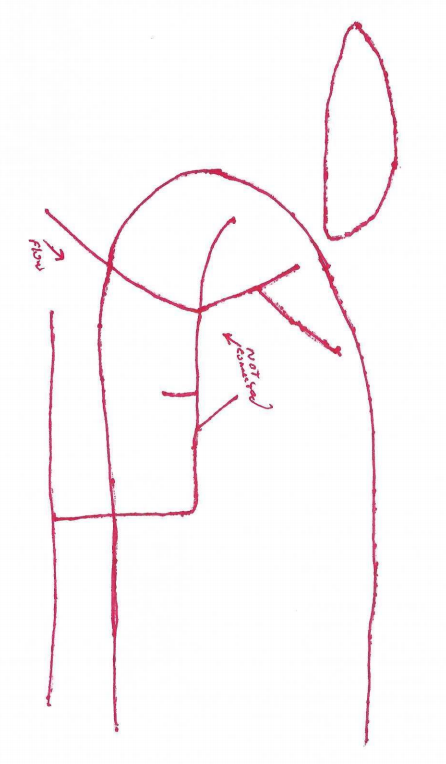
#> input picture Tank64229left.png, 446 x 764 px
$ python opencv_bg.py   (older library calls are emulated)
#> lines starting #> are read from the running program, lines starting #| are printed output that depends on the picture; after the words box and inside, x2 and y2 are one past the last pixel; in counts of white or black regions, pixels touching at a corner belong together
import cv2

image = cv2.imread("Tank64229left.png")
#> image is the input picture: shape (764, 446, 3); mean B, G, R 249.1, 247.6, 251.4
#image = cv2.imread("Test1.png")

# grayscale the image
gray = cv2.cvtColor(image, cv2.COLOR_BGR2GRAY)
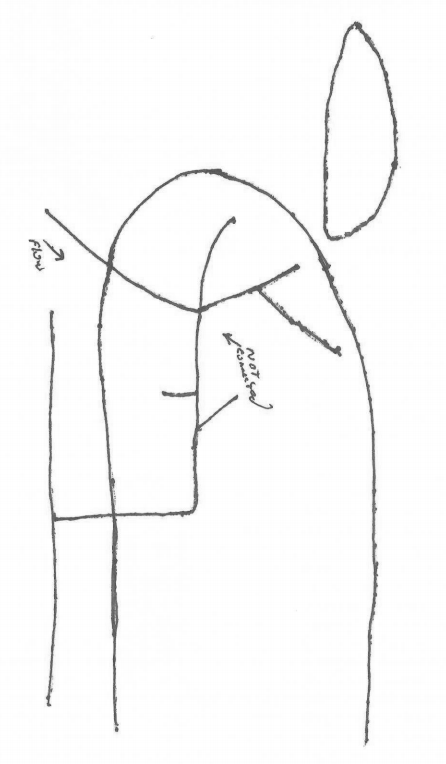
#> gray: shape (764, 446); min 73, max 255, mean 248.9
#cv2.imwrite("gray_tank64229.png",gray)
# apply a Gaussian blur
blur = cv2.GaussianBlur(gray, (5, 5), 0)
# threshold the image
(t, binary) = cv2.threshold(blur, 100, 255, cv2.THRESH_BINARY)
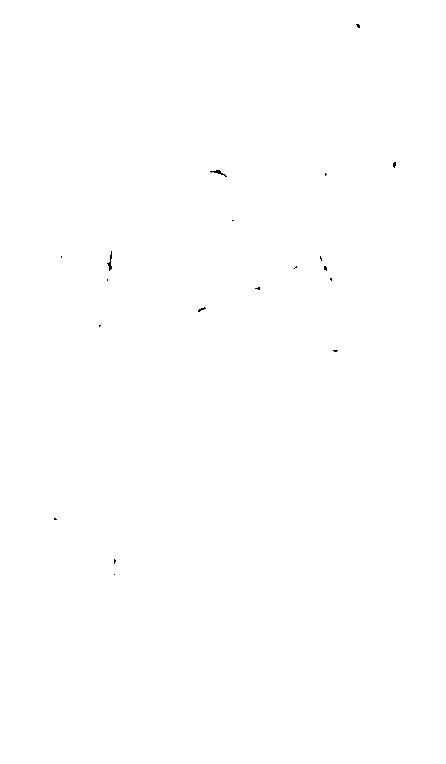
#> binary: shape (764, 446); 99.9% white; black in thin lines or dots, all inside (x1, y1, x2, y2) = (54, 24, 396, 575)
# find contours
(_, contours, _) = cv2.findContours(binary, cv2.RETR_TREE, cv2.CHAIN_APPROX_SIMPLE)
#> contours = 21 contours, 16 with area under 20; largest, box (x1, y1, x2, y2) and area: (0, 0, 446, 764) 339535, (106, 250, 113, 272) 60, (209, 169, 228, 178) 54, (197, 306, 207, 313) 24, (392, 161, 397, 169) 20
image_cropped_contoured_drawn = cv2.drawContours(image.copy(), contours, -1, (0, 255, 0), 3)
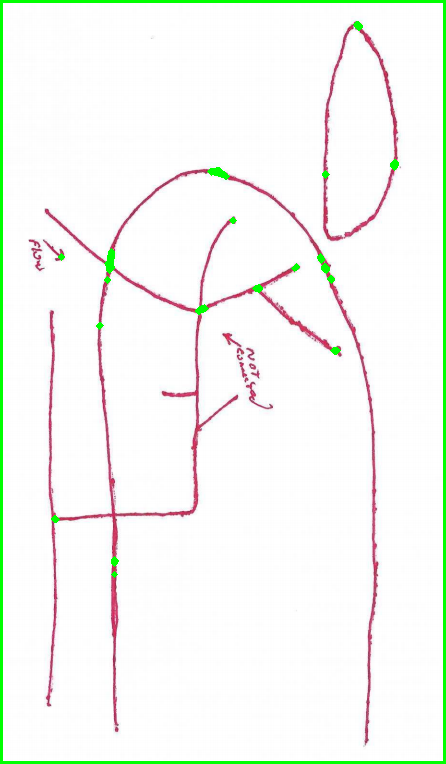
#> image_cropped_contoured_drawn: shape (764, 446, 3); mean B, G, R 243.3, 248.2, 245.4
cv2.imwrite("exploration.jpg", image_cropped_contoured_drawn)

f = open('co_ordinates.txt', 'w+')
for c in range(len(contours)):
    n_contour = contours[c]
    for d in range(len(n_contour)):
        XY_Coordinates = n_contour[d]
        print(XY_Coordinates)
        f.write("%s\n" % (XY_Coordinates))
#> this loop made 21 passes
#> n_contour on passes 1, 2, 11: [[0, 0], [0, 763], [445, 763], [445, 0]], [[113, 574], [114, 573], [115, 574], [114, 575]], [[293, 268], [294, 267], [295, 268], [294, 269]]
#> (printed output is left out)

$ run again, with test1.png copied over Tank64229left.png
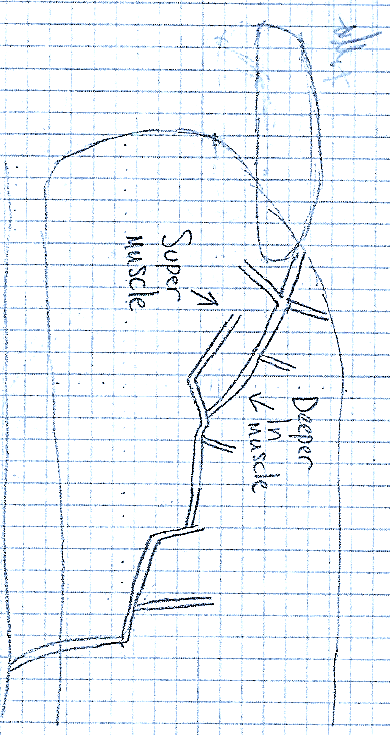
#> input picture test1.png, 390 x 735 px
#> image is the input picture: shape (735, 390, 3); mean B, G, R 247.1, 242.5, 238.1
#> `(t, binary) = cv2.threshold(blur, 100, 255, cv2.THRESH_BINARY)`:
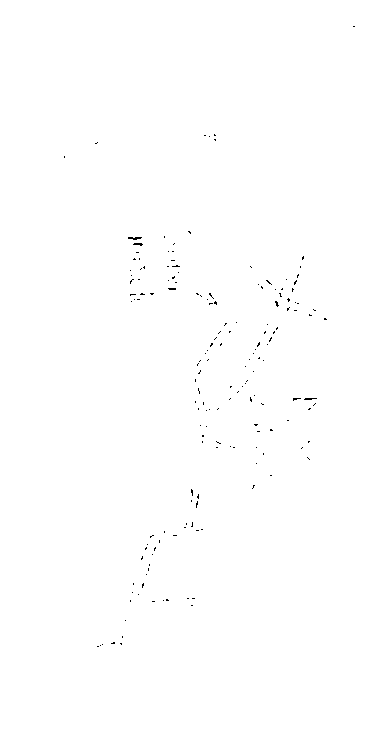
#> binary: shape (735, 390); 99.8% white; black in thin lines or dots, all inside (x1, y1, x2, y2) = (64, 26, 355, 647)
#> contours = 208 contours, 202 with area under 20; largest, box (x1, y1, x2, y2) and area: (0, 0, 390, 735) 285526, (127, 236, 143, 241) 44, (303, 397, 318, 401) 33, (132, 242, 144, 247) 30, (167, 287, 177, 291) 24, (292, 397, 302, 402) 22
#> `image_cropped_contoured_drawn = cv2.drawContours(image.copy(), contour..`:
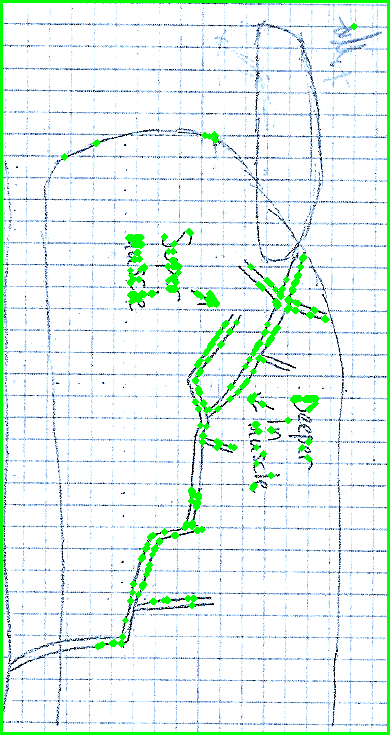
#> image_cropped_contoured_drawn: shape (735, 390, 3); mean B, G, R 237.4, 244.7, 229
#> the loop `for c in range(len(contours)):` made 208 passes
#> n_contour on passes 1, 3, 4: [[0, 0], [0, 734], [389, 734], [389, 0]], [[99, 645], [100, 644], [101, 645], [100, 646]], [[101, 644], [102, 643], [103, 644], [102, 645]]
#> (printed output is left out)
